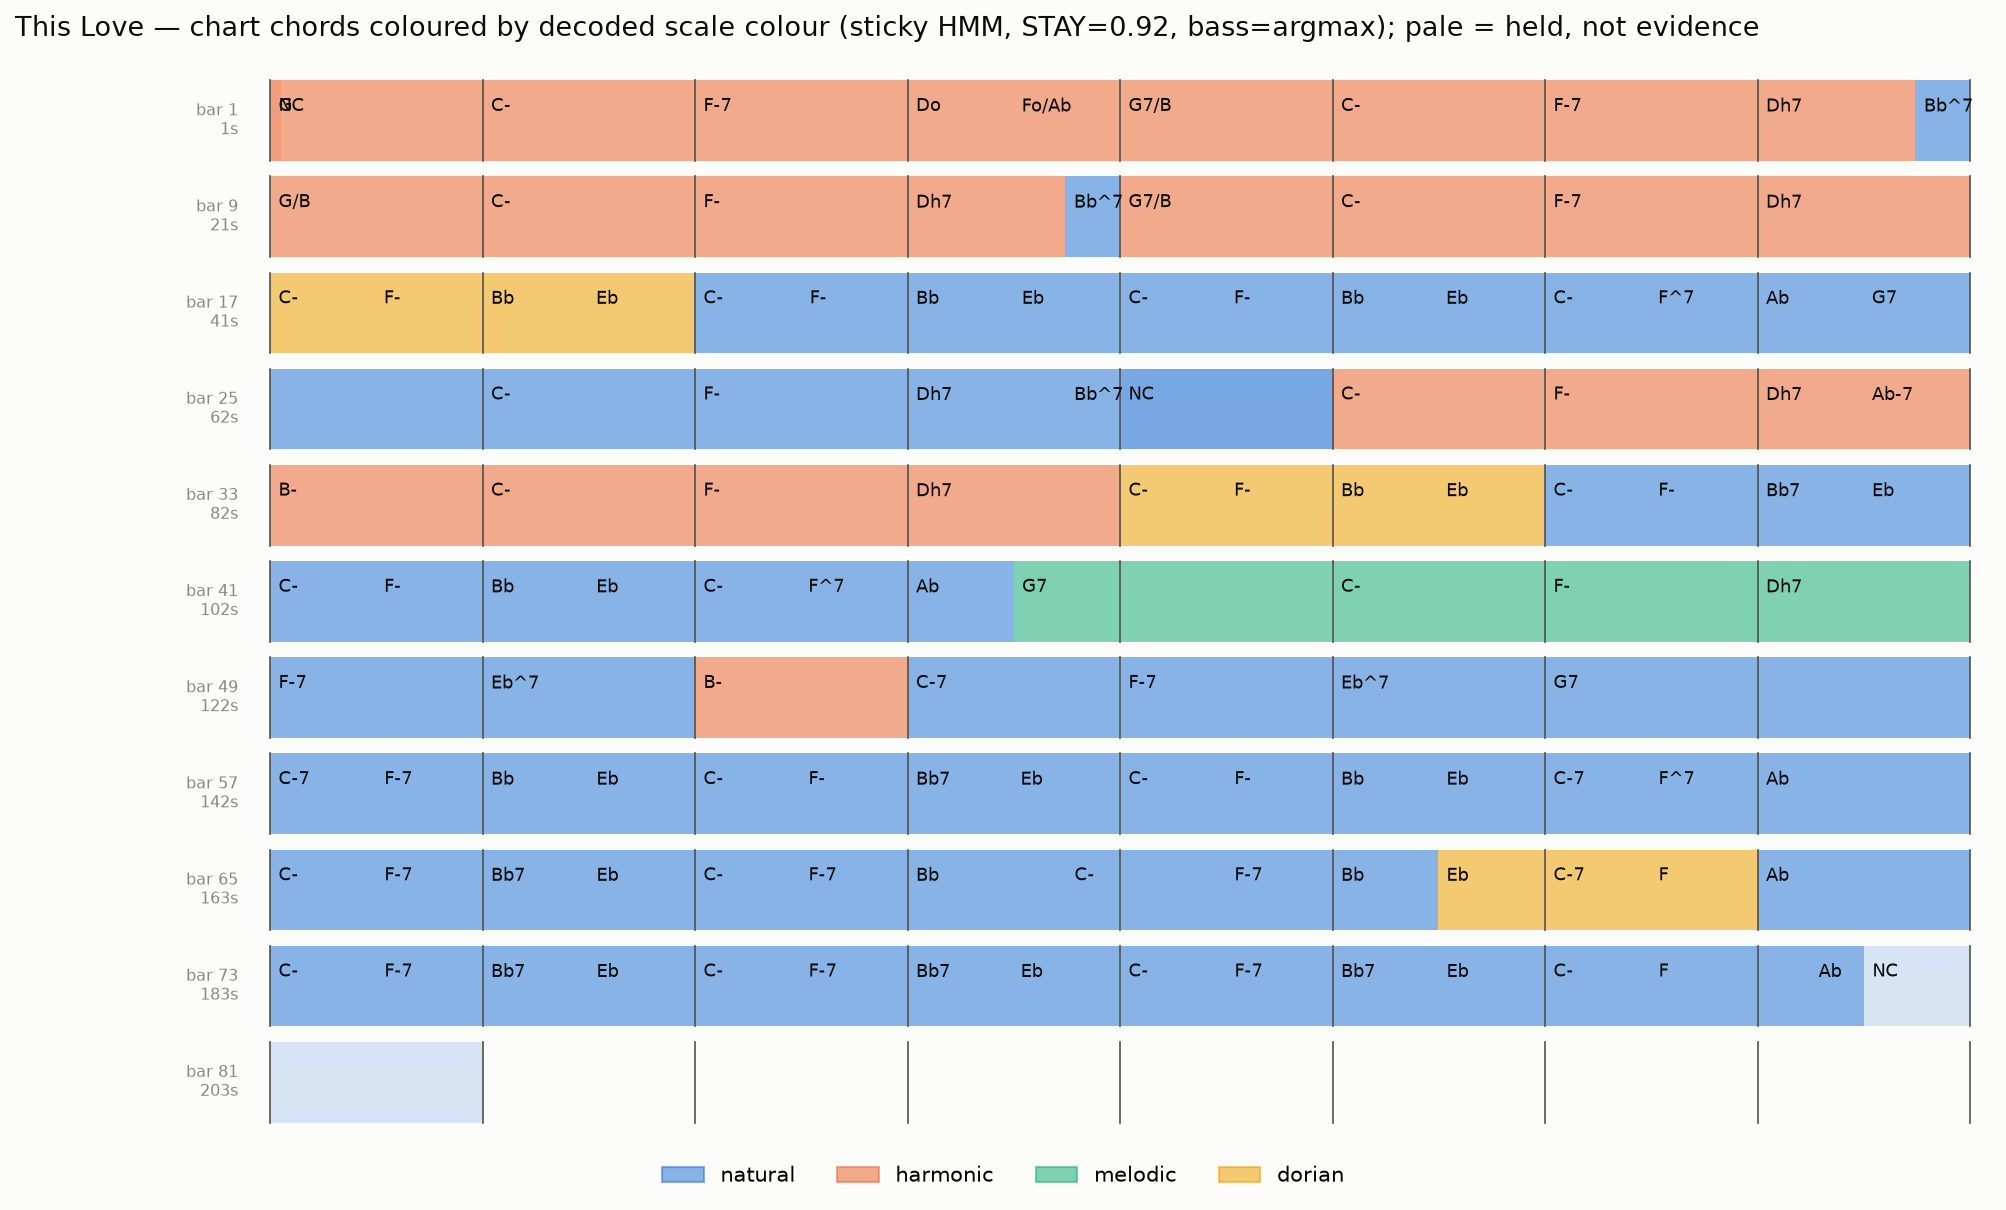

Source code (Python):
"""Lead-sheet view of the per-chord colour decode (This Love).

Lays the baked chart's chords out as bars in rows (8 bars per row, like a
chart) with each chord's background = its decoded scale colour from the
sticky HMM in ``colour_hmm_this_love.py`` (argmax bass mode).  Pale fill =
state held on stickiness (no real contrast-pc evidence in that chord).

Output: scratchpad/colour_chart_this_love.png

Usage:  .venv/bin/python scratchpad/colour_chart_this_love.py
"""

from __future__ import annotations

import sys
from pathlib import Path

import matplotlib

matplotlib.use("Agg")
import matplotlib.pyplot as plt
import numpy as np

REPO = Path(__file__).resolve().parent.parent
sys.path.insert(0, str(REPO))
sys.path.insert(0, str(REPO / "scratchpad"))

from colour_hmm_this_love import (  # noqa: E402
    AUDIO, GAIN, HELD_W, STATE_COLORS, STAY, chord_name, decode, load_chart_chords,
)
from key_scale_dotprod import beat_grid  # noqa: E402
from harmonia.models import nnls_features as nf  # noqa: E402

INK, INK2, MUTED, GRID, SURFACE = "#0b0b0b", "#52514e", "#898781", "#e1e0d9", "#fcfcfb"
BARS_PER_ROW = 8
BAR_ANCHOR_OFFSET = 2  # from key_scale_dotprod: 74/117 chord onsets on bar lines


def main() -> None:
    arr, times = nf.extract_bothchroma(AUDIO)
    chords = load_chart_chords()
    path, ev6, ev7 = decode(arr, times, chords)
    w_tot = np.array([GAIN * (t6 + t7) for (t6, _), (t7, _) in zip(ev6, ev7)])
    held = w_tot < HELD_W

    bt = beat_grid()
    bar_t0 = bt[BAR_ANCHOR_OFFSET::4]
    n_bars = len(bar_t0) - 1

    def to_pos(t: float) -> float:
        """time -> fractional bar position (bar index + fraction within bar).

        Chart times are rounded to 10 ms and the bar grid is reconstructed
        independently, so on-the-barline chords land ~10 ms early; snap
        positions within 10% of a bar to the bar line.
        """
        b = int(np.clip(np.searchsorted(bar_t0, t, side="right") - 1, 0, n_bars - 1))
        frac = (t - bar_t0[b]) / (bar_t0[b + 1] - bar_t0[b])
        p = b + float(np.clip(frac, 0.0, 1.0))
        return float(round(p)) if abs(p - round(p)) < 0.1 else p

    n_rows = int(np.ceil(n_bars / BARS_PER_ROW))
    fig, ax = plt.subplots(figsize=(17, 0.75 * n_rows + 1.2))
    fig.patch.set_facecolor(SURFACE)
    ax.set_facecolor(SURFACE)

    for i, ch in enumerate(chords):
        p0, p1 = to_pos(ch["t0"]), to_pos(ch["t1"])
        if p1 <= p0:
            p1 = p0 + 0.05
        colour = STATE_COLORS[path[i]]
        alpha = 0.18 if held[i] else 0.55
        # split the chord's span at row boundaries
        seg0 = p0
        while seg0 < p1 - 1e-9:
            row = int(seg0 // BARS_PER_ROW)
            row_end = (row + 1) * BARS_PER_ROW
            seg1 = min(p1, row_end)
            x0, x1 = seg0 - row * BARS_PER_ROW, seg1 - row * BARS_PER_ROW
            ax.add_patch(
                plt.Rectangle((x0, -row - 0.42), x1 - x0, 0.84,
                              color=colour, alpha=alpha, linewidth=0)
            )
            seg0 = seg1
        row0 = int(p0 // BARS_PER_ROW)
        ax.text(
            p0 - row0 * BARS_PER_ROW + 0.04, -row0 + 0.24, chord_name(ch),
            fontsize=8.5, color=INK, va="top", ha="left",
        )

    for row in range(n_rows):
        for b in range(BARS_PER_ROW + 1):
            ax.plot([b, b], [-row - 0.42, -row + 0.42], color=INK2, lw=0.8)
        bar0 = row * BARS_PER_ROW
        if bar0 < n_bars:
            ax.text(-0.15, -row, f"bar {bar0 + 1}\n{bar_t0[bar0]:.0f}s",
                    fontsize=7.5, color=MUTED, ha="right", va="center")

    handles = [plt.Rectangle((0, 0), 1, 1, color=c, alpha=0.55)
               for c in STATE_COLORS.values()]
    ax.legend(handles, list(STATE_COLORS), loc="lower center",
              bbox_to_anchor=(0.5, -0.06), ncol=4, frameon=False, fontsize=10)
    ax.set_title(
        f"This Love — chart chords coloured by decoded scale colour "
        f"(sticky HMM, STAY={STAY}, bass=argmax); pale = held, not evidence",
        color=INK, loc="left", fontsize=13,
    )
    ax.set_xlim(-1.2, BARS_PER_ROW + 0.1)
    ax.set_ylim(-n_rows + 0.4, 0.75)
    ax.axis("off")

    out = REPO / "scratchpad" / "colour_chart_this_love.png"
    fig.savefig(out, dpi=150, bbox_inches="tight", facecolor=SURFACE)
    print(f"wrote {out}")


if __name__ == "__main__":
    main()
